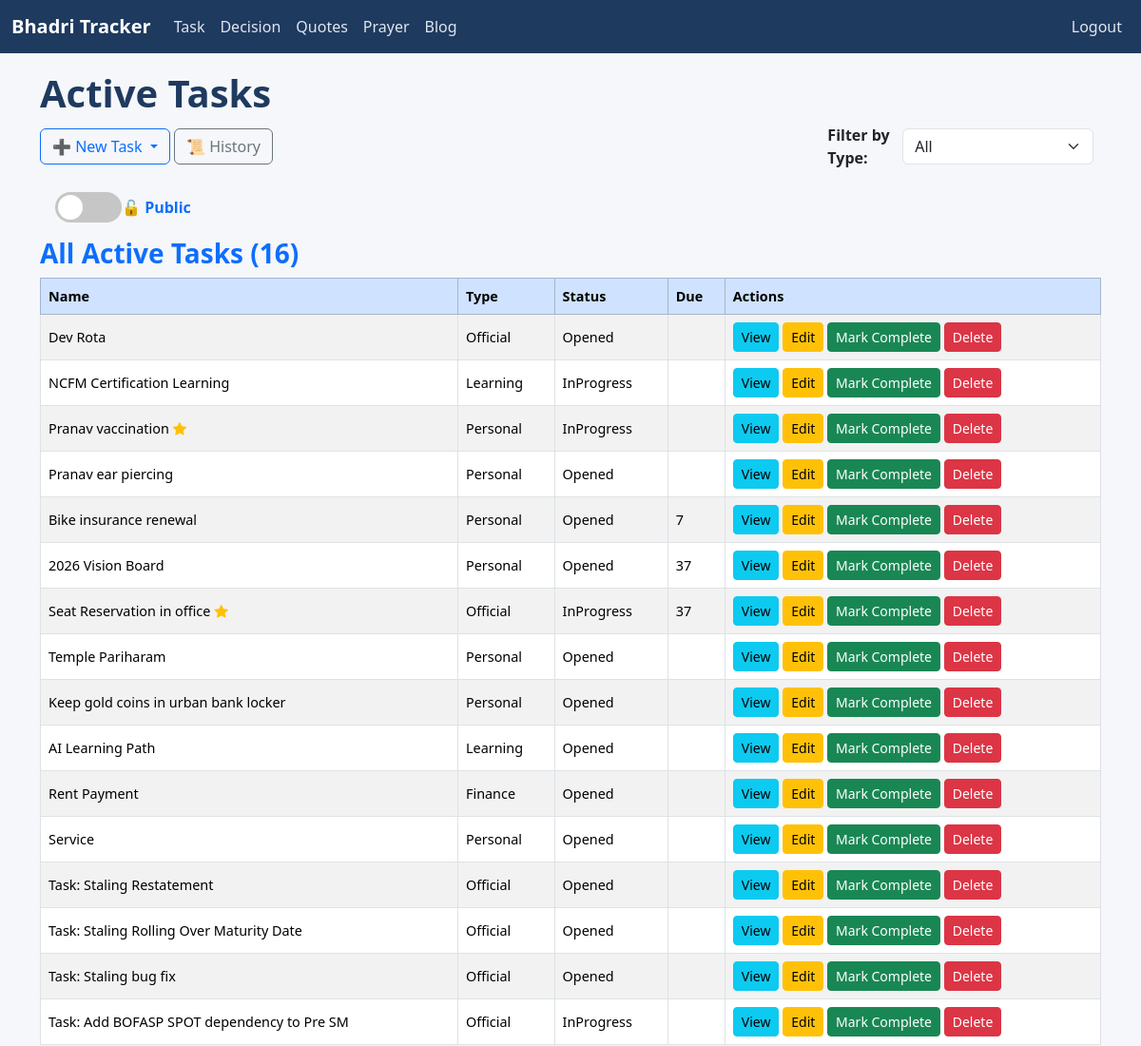
The app's page / (signed in, upper part), older data.
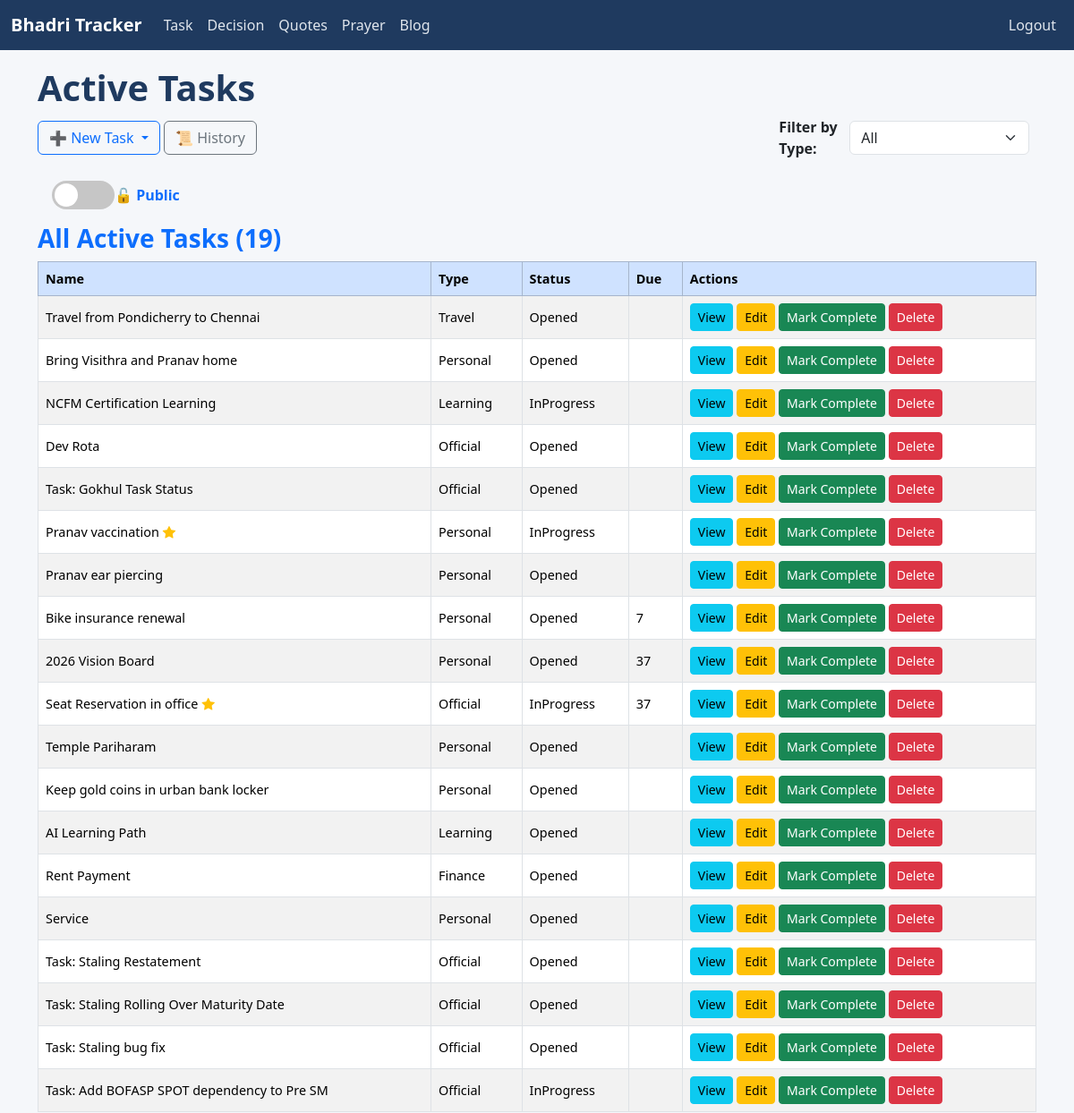
The same page, newer data.
### tracker/models.py (models this page shows, shortened)
class Task(models.Model):
    STATUS_CHOICES = [
        ('Opened', 'Opened'),
        ('InProgress', 'In Progress'),
        ('Completed', 'Completed'),
        ('Cancelled', 'Cancelled'),
        ('Hold', 'Hold'),
    ]
    name = models.CharField(max_length=200)
    status = models.CharField(max_length=20, choices=STATUS_CHOICES, default='Opened')
    task_type = models.ForeignKey(TaskType, on_delete=models.CASCADE)
    started_date = models.DateField(default=timezone.now, null=True, blank=True)
    created_date = models.DateField(auto_now_add=True)
    updated_date = models.DateField(auto_now=True)
    completed_date = models.DateField(null=True, blank=True)
    target_date = models.DateField(default=timezone.now, null=True, blank=True)
    is_bookmark = models.BooleanField(default=False)
    is_private = models.BooleanField(default=False)
    is_important = models.BooleanField(default=False)
    is_template = models.BooleanField(default=False)
    @property
    def days_till_upcoming(self):
        today = timezone.now().date()
        dates = []
        if self.started_date and self.started_date >= today:
            dates.append(self.started_date)
        if self.target_date and self.target_date >= today:
            dates.append(self.target_date)
        for upd in self.updates.all():
            if upd.status not in ['Completed', 'Cancelled'] and upd.date and upd.date >= today:
                dates.append(upd.date)
        if not dates:
            return None
        return (min(dates) - today).days

class TaskType(models.Model):
    name = models.CharField(max_length=50, unique=True)
    class Meta:
        ordering = ['name']

class Update(models.Model):
    STATUS_CHOICES = [
        ('Opened', 'Opened'),
        ('InProgress', 'In Progress'),
        ('Completed', 'Completed'),
        ('Cancelled', 'Cancelled')
    ]
    REMINDER_CHOICE = [
        ('Days', 'Days'),
        ('Weekly', 'Weekly'),
        ('Monthly', 'Monthly'),
        ('Yearly', 'Yearly'),
    ]
    task = models.ForeignKey(Task, on_delete=models.CASCADE, related_name='updates')
    date = models.DateField(default=timezone.now, null=True, blank=True)
    description = models.TextField()
    is_check_box = models.BooleanField(default=False)
    status = models.CharField(max_length=20, choices=STATUS_CHOICES, default='Opened')
    reminder_type = models.CharField(max_length=20, choices=REMINDER_CHOICE, null=True, blank=True)
    can_store_reminder = models.BooleanField(default=False)
    date_to_remind = models.IntegerField(null=True, blank=True)

### tracker/views.py (the view)
# urls.py: path('', views.TaskListView.as_view(), name='task_list'),
class TaskListView(LoginRequiredMixin, ListView):
    model = Task
    template_name = 'tracker/task_list.html'
    context_object_name = 'tasks'
    def get_queryset(self):
        queryset = Task.objects.exclude(status__in=['Completed', 'Cancelled', 'Hold']).exclude(is_bookmark=True).exclude(is_template=True)
        view_mode = self.request.GET.get('view', 'public')
        if view_mode == "private":
            user_profile  = getattr(self.request.user, "userprofile", None)
            if user_profile is None or not user_profile.special_privilege_password:
                messages.error(self.request, "You do not have access to private tasks.")
                return Task.objects.none()
            if not self.request.session.get("private_access"):
                raise PermissionError("PRIVATE_ACCESS_REQUIRED")
            queryset = queryset.filter(is_private=True)
        elif view_mode == "public":
            self.request.session['private_access'] = False
            queryset = queryset.filter(is_private=False)
        task_type_id = self.request.GET.get('task_type')
        if task_type_id:
            queryset = queryset.filter(task_type_id=task_type_id)
        return queryset.order_by(
            F('target_date').asc(nulls_last=True),
            'updated_date',
            'name'
        )
    def get_context_data(self, **kwargs):
        context = super().get_context_data(**kwargs)
        task_type_id = self.request.GET.get('task_type')
        context['task_types'] = TaskType.objects.all()
        context['selected_type'] = int(task_type_id) if task_type_id else None
        view_mode = self.request.GET.get('view', 'public')
        context['view_mode'] = view_mode
        today = timezone.localdate()
        common_filters = {}
        if view_mode == "public":
            common_filters['is_private'] = False
        elif view_mode == "private":
            common_filters['is_private'] = True
        if task_type_id:
            common_filters['task_type_id'] = task_type_id
        tasks_by_target_date = Task.objects.filter(
            started_date=today,
            target_date=today,
            **common_filters
        ).exclude(status__in=['Completed', 'Cancelled', 'Hold']).exclude(is_bookmark=True).exclude(is_template=True)
        tasks_by_updates = Task.objects.filter(
            updates__date=today,
            updates__status__in=['Opened', 'InProgress'],
            **common_filters
        ).exclude(status__in=['Completed', 'Cancelled', 'Hold']).exclude(is_bookmark=True).exclude(is_template=True)
        today_tasks = tasks_by_target_date.union(tasks_by_updates).order_by('name')
        context['today_tasks'] = today_tasks
        held_tasks = Task.objects.filter(
            status__in=['Hold'],
            **common_filters
        ).exclude(is_template=True).order_by('name')
        context['held_tasks'] = held_tasks
        bookmarked_tasks = Task.objects.filter(
            is_bookmark=True,
            status__in=['Opened', 'InProgress'],
            **common_filters
        ).exclude(is_template=True).order_by('name')
        context['bookmarked_tasks'] = bookmarked_tasks
        template_tasks = Task.objects.filter(is_template=True, **common_filters)
        context['template_tasks'] = template_tasks
        return context
    def dispatch(self, request, *args, **kwargs):
        try:
            return super().dispatch(request, *args, **kwargs)
        except PermissionError as e:
            if str(e) == "PRIVATE_ACCESS_REQUIRED":
                return redirect("private_access", "tracker:task_list")
            raise

### templates/tracker/task_list.html (shortened to what this page needs)
{% extends 'base.html' %}
{% load static %}
{% block style %}
<link rel="stylesheet" href="{% static 'css/task_list.css' %}">
{% endblock %}
{% block content %}
<h1>Active Tasks</h1>
<div class="d-flex flex-wrap align-items-center justify-content-between mb-3">
    <div class="dropdown mb-2">
      <button class="btn btn-outline-primary dropdown-toggle"
              type="button"
              data-bs-toggle="dropdown"
              aria-expanded="false">
        ➕ New Task
      </button>
    <a href="{% url 'tracker:task_history' %}" class="btn btn-outline-secondary">📜 History</a>
  </div>
  <form method="get" class="d-flex align-items-center mb-2 ms-auto">
    <label for="task_type" class="me-2 fw-bold">Filter by Type:</label>
    <select name="task_type" id="task_type" class="form-select me-2" style="min-width: 160px;" onchange="this.form.submit()">
      <option value="">All</option>
    </select>
  </form>
</div>
<div class="toggle-container mb-3 ms-3">
  <a href="{% if view_mode == 'public' %}{% url 'private_access' 'tracker:task_list' %}{% else %}?view=public{% endif %}"
     class="text-decoration-none d-flex align-items-center">
    <div class="toggle-switch {% if view_mode == 'private' %}active{% endif %}">
      <div class="toggle-circle"></div>
    </div>
    <span class="toggle-label">
      {% if view_mode == 'private' %}
        🔒 Private
      {% else %}
        🔓 Public
      {% endif %}
    </span>
  </a>
</div>
<h3 class="text-primary mb-2">All Active Tasks ({{ tasks|length }})</h3>
<div class="table-responsive">
  <table class="table table-striped table-bordered align-middle text-nowrap">
    <thead class="table-primary">
      <tr>
        <th>Name</th>
        <th>Type</th>
        <th>Status</th>
        <th>Due</th>
        <th>Actions</th>
      </tr>
    </thead>
    <tbody>
      {% for task in tasks %}
      <tr>
        <td>{{ task.name }}{% if task.is_important %}<i class="bi bi-star-fill text-warning ms-1"></i>{% endif %}</td>
        <td>{{ task.task_type.name }}</td>
        <td>{{ task.status }}</td>
        <td>{% if task.days_till_upcoming == 0 %}Today{% elif task.days_till_upcoming > 0 %}{{ task.days_till_upcoming }}{% endif %}</td>
        <td>
          <a href="{% url 'tracker:update_list' task.id %}" class="btn btn-sm btn-info">View</a>
          <a href="{% url 'tracker:task_update' task.id %}" class="btn btn-sm btn-warning">Edit</a>
          <a href="{% url 'tracker:mark_task_complete' task.id %}" class="btn btn-sm btn-success">Mark Complete</a>
          <a href="{% url 'tracker:task_delete' task.id %}" class="btn btn-sm btn-danger">Delete</a>
        </td>
      </tr>
      {% empty %}
        <tr><td colspan="6" class="text-center text-muted">No tasks found</td></tr>
      {% endfor %}
    </tbody>
  </table>
</div>
</div>
{% endblock %}

### templates/base.html (shortened to what this page needs)
{% load static %}
<!DOCTYPE html>
<html>
<head>
  <link href="https://cdn.jsdelivr.net/npm/bootstrap@5.3.3/dist/css/bootstrap.min.css" rel="stylesheet">
  <link rel="stylesheet" href="https://cdn.jsdelivr.net/npm/bootstrap-icons@1.11.1/font/bootstrap-icons.css">
  <link rel="stylesheet" href="{% static 'css/base.css' %}">
  {% block style %}{% endblock %}
</head>
<body>
<nav class="navbar fixed-top navbar-expand-lg custom-navbar">
  <div class="container-fluid">
    <a class="navbar-brand text-light" href='{% url "tracker:task_list" %}'>Bhadri Tracker</a>
    {% if request.user.is_authenticated %}
      <div class="collapse navbar-collapse" id="navbarNav">
        <ul class="navbar-nav">
          <li class="nav-item">
            <a class="nav-link text-light" href="{% url 'tracker:task_list' %}">Task</a>
          </li>
        </ul>
        <ul class="navbar-nav">
          <li class="nav-item">
            <a class="nav-link text-light" href="{% url 'statements:statement_list' %}">Decision</a>
          </li>
        </ul>
        <ul class="navbar-nav">
          <li class="nav-item">
            <a class="nav-link text-light" href="{% url 'tracker:quotes' %}">Quotes</a>
          </li>
        </ul>
        <ul class="navbar-nav">
          <li class="nav-item">
            <a class="nav-link text-light" href="{% url 'tracker:prayer' %}">Prayer</a>
          </li>
        </ul>
        <ul class="navbar-nav">
          <li class="nav-item">
            <a class="nav-link text-light" href="{% url 'blogs:blog_list' %}">Blog</a>
          </li>
        </ul>
      </div>
    {% endif %}
    <div class="collapse navbar-collapse" id="navbarNav">
      <ul class="navbar-nav ms-auto mb-2 mb-lg-0">
        {% if request.user.is_authenticated %}
        <li class="nav-item">
          <a class="nav-link" href='{% url "logout" %}'>Logout</a>
        </li>
        {% endif %}
      </ul>
    </div>
  </div>
</nav>
<div class="container">
  <br />
  {% block content %}{% endblock %}
  <br />
<link href="https://cdn.jsdelivr.net/npm/select2@4.1.0-rc.0/dist/css/select2.min.css" rel="stylesheet" />
</body>
</html>

### static/css/base.css (style rules this page uses)
body { padding: 0 8px; padding-top: 50px; background-color: #f5f7fa; color: #212529; }
.custom-navbar { background-color: #1f3a5f; }
.custom-navbar .navbar-brand { font-weight: 600; color: #ffffff !important; }
.custom-navbar .nav-link { color: #e0e6ed !important; font-weight: 500; }
h1, h2, h3 { color: #1f3a5f; font-weight: 600; }
.table td, .table th { vertical-align: middle; font-size: 0.9rem; }

### static/css/task_list.css (style rules this page uses)
.toggle-container { display: flex; align-items: center; gap: 12px; cursor: pointer; }
.toggle-switch { position: relative; width: 70px; height: 32px; background: #c6c6c6; border-radius: 50px; transition: background 0.3s ease; }
.toggle-circle { position: absolute; top: 3px; left: 3px; width: 26px; height: 26px; background: white; border-radius: 50%; transition: transform 0.3s ease; }
.toggle-label { font-weight: bold; font-size: 1rem; display: flex; align-items: center; gap: 6px; }

Row changes from the older to the newer data that the page shows:
added Task: name "Travel from Pondicherry to Chennai", task_type.name "Travel", status "Opened"
added Task: name "Bring Visithra and Pranav home", task_type.name "Personal", status "Opened"
shown differently, row unchanged: Task "NCFM Certification Learning": moves up the list
added Task: name "Task: Gokhul Task Status", task_type.name "Official", status "Opened"
Text that changed along with them:
{{ tasks|length }}: "16" → "19"
